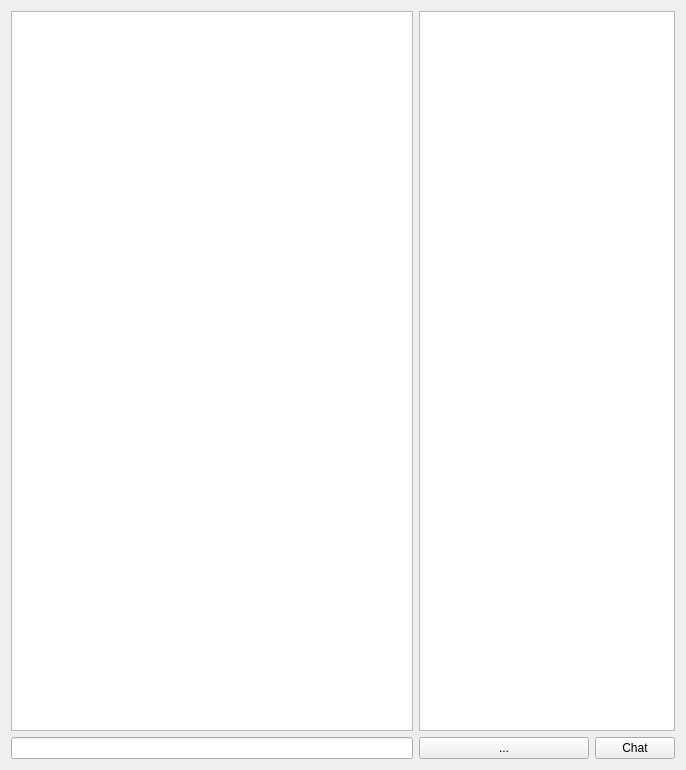
<?xml version="1.0" encoding="UTF-8"?>
<ui version="4.0">
 <class>ChannelWidget</class>
 <widget class="QWidget" name="ChannelWidget">
  <property name="geometry">
   <rect>
    <x>0</x>
    <y>0</y>
    <width>686</width>
    <height>770</height>
   </rect>
  </property>
  <property name="windowTitle">
   <string>Form</string>
  </property>
  <layout class="QGridLayout" name="gridLayout">
   <item row="0" column="0">
    <widget class="QTextBrowser" name="chatLines">
     <property name="sizePolicy">
      <sizepolicy hsizetype="MinimumExpanding" vsizetype="MinimumExpanding">
       <horstretch>0</horstretch>
       <verstretch>0</verstretch>
      </sizepolicy>
     </property>
    </widget>
   </item>
   <item row="1" column="2">
    <widget class="QPushButton" name="chatSubmitButton">
     <property name="sizePolicy">
      <sizepolicy hsizetype="Fixed" vsizetype="Fixed">
       <horstretch>0</horstretch>
       <verstretch>0</verstretch>
      </sizepolicy>
     </property>
     <property name="text">
      <string>Chat</string>
     </property>
    </widget>
   </item>
   <item row="1" column="0">
    <widget class="QLineEdit" name="chatTextArea">
     <property name="sizePolicy">
      <sizepolicy hsizetype="MinimumExpanding" vsizetype="Fixed">
       <horstretch>0</horstretch>
       <verstretch>0</verstretch>
      </sizepolicy>
     </property>
    </widget>
   </item>
   <item row="1" column="1">
    <widget class="QToolButton" name="toolButton">
     <property name="sizePolicy">
      <sizepolicy hsizetype="Preferred" vsizetype="Preferred">
       <horstretch>0</horstretch>
       <verstretch>0</verstretch>
      </sizepolicy>
     </property>
     <property name="text">
      <string>...</string>
     </property>
    </widget>
   </item>
   <item row="0" column="1" colspan="2">
    <widget class="QTextBrowser" name="userList">
     <property name="sizePolicy">
      <sizepolicy hsizetype="Preferred" vsizetype="Minimum">
       <horstretch>0</horstretch>
       <verstretch>0</verstretch>
      </sizepolicy>
     </property>
    </widget>
   </item>
  </layout>
 </widget>
 <resources/>
 <connections/>
</ui>
